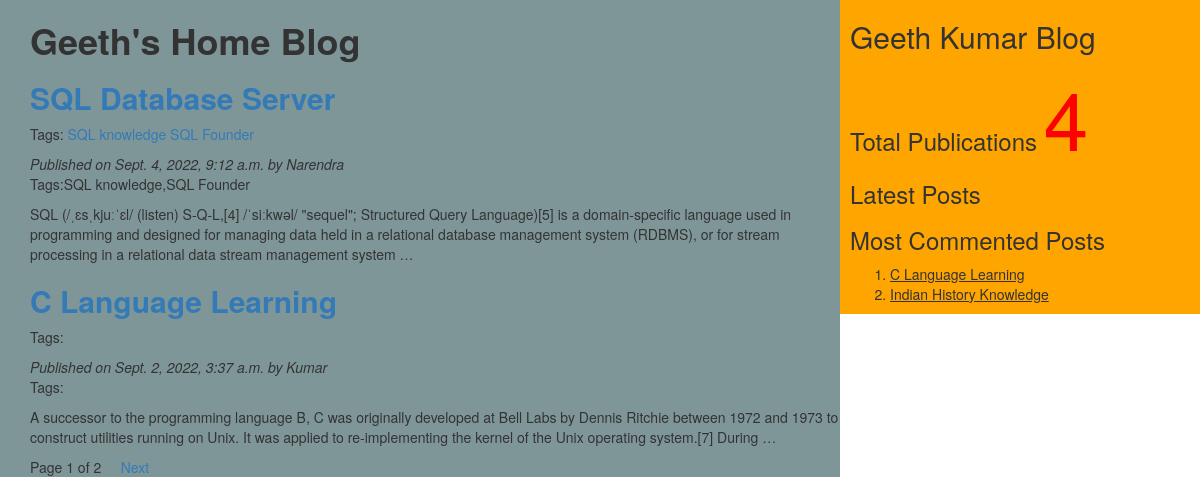
The page / on the database its author committed.
### myApp/models.py (models this page shows, shortened)
class Post(models.Model):
    tags=TaggableManager()
    STATUS_CHOICE=(('draft','Draft'),('published','Published'))
    title=models.CharField(max_length=200)
    slug=models.SlugField(max_length=50,unique_for_date='publish')
    author=models.ForeignKey(User,related_name='blog_post',on_delete=models.CASCADE)#user table refering auth module
    body=models.TextField()
    publish=models.DateTimeField(default=timezone.now)
    created=models.DateTimeField(auto_now_add=True)
    updated=models.DateTimeField(auto_now=True)
    status=models.CharField(max_length=20,choices=STATUS_CHOICE,default='draft')
    objects=CustomManager()
    class Meta:
        ordering=('-publish',)
    def get_absolute_url(self):
        return reverse('post_detail',args=[self.publish.year,self.publish.strftime('%m'),self.publish.strftime('%d'),self.slug])

### myApp/views.py (the view)
# urls.py: url(r'^$',views.post_list_view),
def post_list_view(request,tag_slug=None):
    post_list=Post.objects.all()
    tag=None
    if tag_slug:
        tag=get_object_or_404(Tag,slug=tag_slug)
        post_list=post_list.filter(tags__in=[tag])
    paginator=Paginator(post_list,2)#step1
    page_number=request.GET.get('page') #step2
    try:
       post_list=paginator.page(page_number) #getting the only single record
    except PageNotAnInteger:
       post_list=paginator.page(1)
    except EmptyPage:
       post_list=paginator.page(paginator.num_pages)
    d={'post_list':post_list,'tag':tag}
    return render(request,'myApp/post_list.html',d)

### myApp/models.py (called while the page is built)
    def get_queryset(self):
        return super().get_queryset().filter(status='published')

### myApp/templatetags/mytags.py (called while the page is built)
@register.simple_tag #using register variable we are accessing simple_tag
def total_posts():
    return Post.objects.count() #returns total number of posts

@register.inclusion_tag('myApp/latest_post.html')
def show_latest_posts(count=3):
    latest_posts=Post.objects.order_by('-publish')[:count] #collect the posts based on latest published date with respect to specified count
    return {'latest_posts':latest_posts}

@register.simple_tag
def get_most_commented_posts(count=2):
    return Post.objects.annotate(total_comments=Count('comments')).order_by('-total_comments')[:count]

### templates/myApp/post_list.html (shortened to what this page needs)
<!DOCTYPE html>
<html lang="en" dir="ltr">
{%extends 'myApp/parent.html'%}
    {%block content_block%}
    <h1><b>Geeth's Home Blog</b></h1>
    {%for post in post_list%}
    <a href="{{post.get_absolute_url}}"><h2><b>{{post.title}}</b></h2></a>
    <p>Tags:
       {%for t in post.tags.all%}
        <a href="{%url "post_list_by_tag_name" t.slug%}">{{t.name}}</a>
        {%endfor%}
    </p>
    <i>Published on {{post.publish}} by {{post.author|title}}</i>
    <p>Tags:{{post.tags.all|join:','}}</p>
    {{post.body|truncatewords:40|linebreaks}}
    {%endfor%}
    {%include 'myApp/pagination.html' with page=post_list%}
    {%endblock%}

### templates/myApp/parent.html (shortened to what this page needs)
<!DOCTYPE html>
<html lang="en" dir="ltr">
{%load mytags%}
  <head>
    <link rel="stylesheet" href="https://maxcdn.bootstrapcdn.com/bootstrap/3.3.7/css/bootstrap.min.css">
<link rel="stylesheet" href="https://maxcdn.bootstrapcdn.com/bootstrap/3.3.7/css/bootstrap-theme.min.css">
  </head>
  <body>
    <div class="content" style="width:70%;float:left;background-color:#7f9699;height=100%;padding:0 0 0 30px">
      {%block content_block%}
      {%endblock%}
    </div>
    <div class="sidebar" style="width:30%;float:right;background-color:orange;height=100%;padding:0 0 0 10px">
      <h2>Geeth Kumar Blog</h2>
      <h3>Total Publications
           <span style="color:red;font-size:80px">{%total_posts%}</span>
           <h3>Latest Posts</h3>
           {% show_latest_posts 1 %}
           <h3>Most Commented Posts</h3>
           {%get_most_commented_posts as m%}
           <ol>
             {%for post in m%}
             <li><a href="{{post.get_absolute_url}}"></a><u>{{post.title}}</u></li>
             {%endfor%}
           </ol>
      </h3>
    </div>
  </body>
</html>

### rows shown on the page
Post: title "SQL Database Server", publish "Sept. 4, 2022, 9:12 a.m.", author "Narendra", tags.all "SQL knowledge,SQL Founder", body "SQL (/ˌɛsˌkjuːˈɛl/ (listen) S-Q-L,[4] /ˈsiːkwəl/ \"sequel\"; Structured Query Language)[5] is a domain-specific language used in programming and designed for managing data held in a relational database management system (RDBMS), or for stream processing in a relational data stream management system …"
Tag: name "SQL knowledge"
Tag: name "SQL Founder"
Post: title "C Language Learning", publish "Sept. 2, 2022, 3:37 a.m.", author "Kumar", body "A successor to the programming language B, C was originally developed at Bell Labs by Dennis Ritchie between 1972 and 1973 to construct utilities running on Unix. It was applied to re-implementing the kernel of the Unix operating system.[7] During …"
Post: title "Indian History Knowledge"

### other values the page prints
{{ page.number }} "1"
{{ page.paginator.num_pages }} "2"
